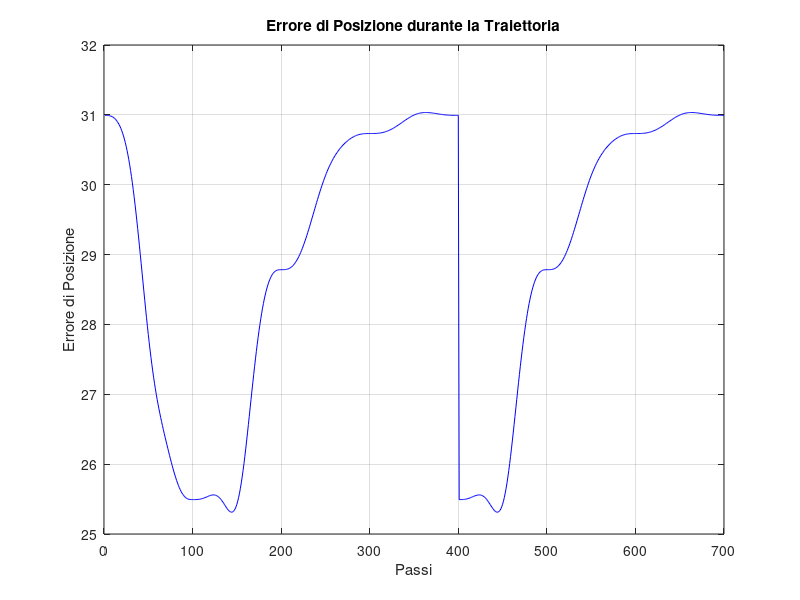
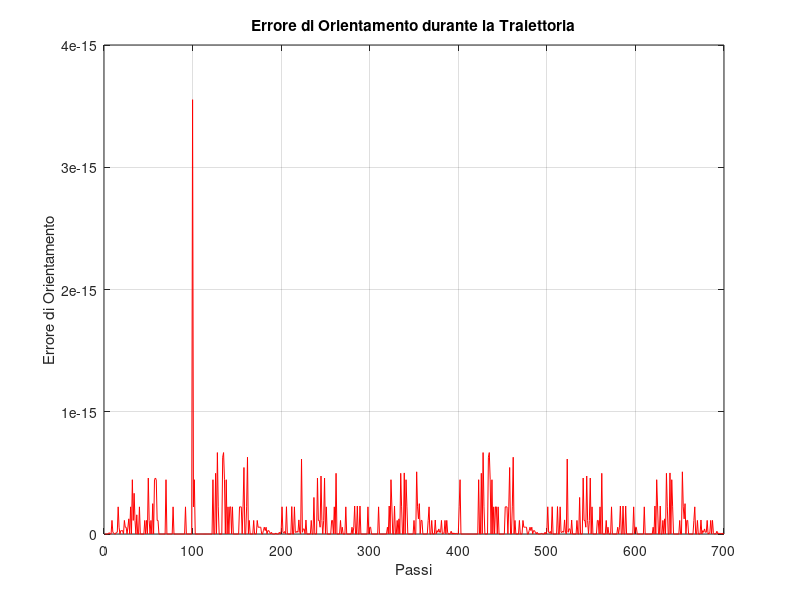
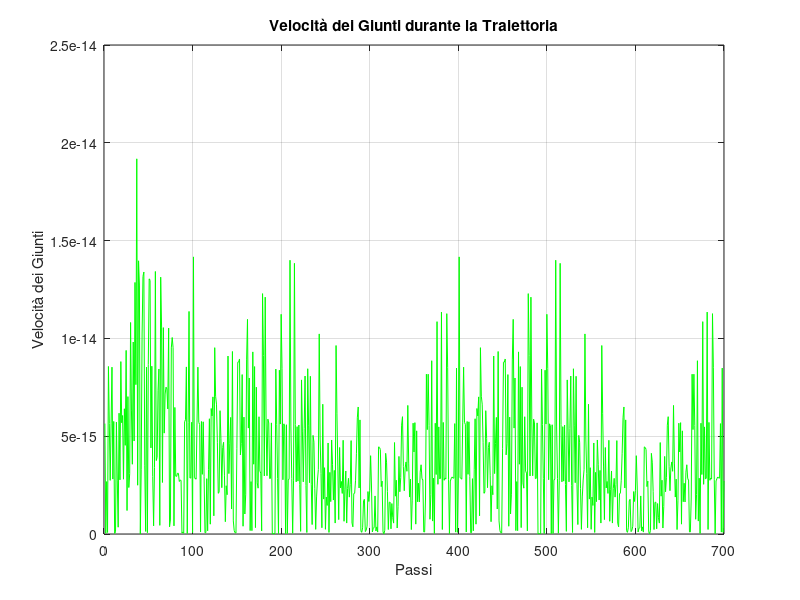
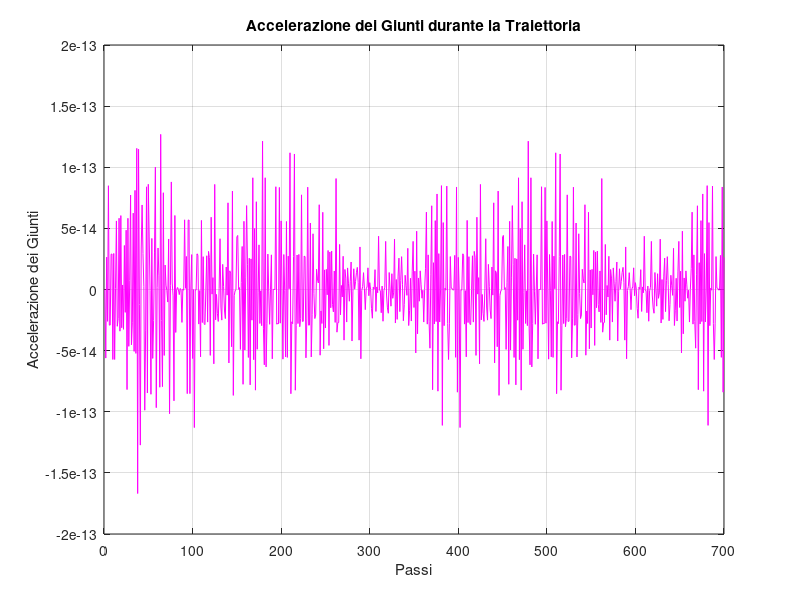

The MATLAB source for these figures, in order: (Note: this script raises an error after producing the figures.)
% Prendibot_FV_graphics
% Script per analizzare i dati della simulazione

% Carica i dati della simulazione
load('prendibot_trajectory_analysis.mat', 'traj_endeffector', 'errors_position', 'errors_orientation', 'joint_velocities', 'joint_accelerations', 'singularity_values', 'q_trajectory');

% Visualizzazione degli errori di posizione
figure;
plot(errors_position, 'b-');
xlabel('Passi');
ylabel('Errore di Posizione');
title('Errore di Posizione durante la Traiettoria');
grid on;

% Visualizzazione degli errori di orientamento
figure;
plot(errors_orientation, 'r-');
xlabel('Passi');
ylabel('Errore di Orientamento');
title('Errore di Orientamento durante la Traiettoria');
grid on;

% Visualizzazione delle velocità dei giunti
figure;
plot(joint_velocities, 'g-');
xlabel('Passi');
ylabel('Velocità dei Giunti');
title('Velocità dei Giunti durante la Traiettoria');
grid on;

% Visualizzazione delle accelerazioni dei giunti
figure;
plot(joint_accelerations, 'm-');
xlabel('Passi');
ylabel('Accelerazione dei Giunti');
title('Accelerazione dei Giunti durante la Traiettoria');
grid on;

% Visualizzazione dei valori singolari
figure;
plot(singularity_values);
xlabel('Passi');
ylabel('Valori Singolari del Jacobiano');
title('Valori Singolari del Jacobiano durante la Traiettoria');
grid on;

% Analisi della singolarità
singular_values = zeros(size(q_trajectory, 1), 1);
for i = 1:size(q_trajectory, 1)
    singular_values(i) = min(svd(Rob.jacob0(q_trajectory(i, :))));
end

figure;
plot(singular_values, 'k-');
xlabel('Passi');
ylabel('Valore Singolare Minimo');
title('Analisi della Singolarità durante la Traiettoria');
grid on;

disp('Analisi grafica completata.');

